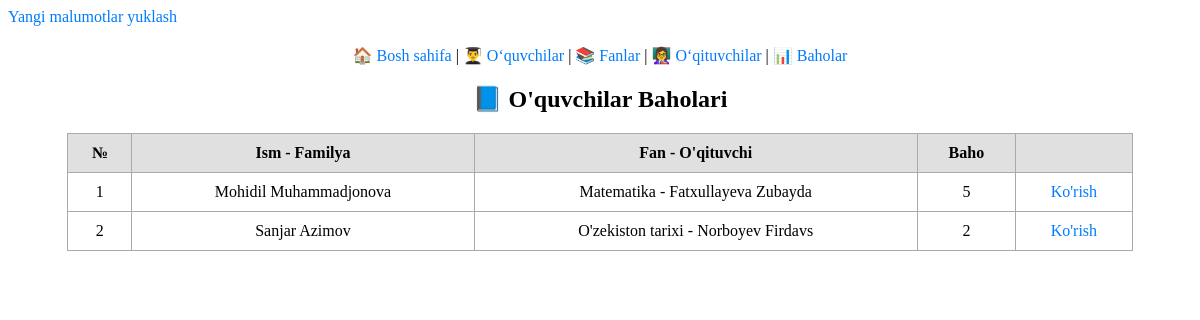
The page /grades-list/ on the database its author committed.
### student_grade/models.py (models this page shows, shortened)
class StudentGrade(models.Model):
    name=models.ForeignKey(Student, on_delete=models.SET_NULL, null=True)
    subject=models.ForeignKey(Subject, on_delete=models.SET_NULL, null=True)
    rate=models.IntegerField()
    created_at=models.DateTimeField(auto_now_add=True)
    updated_at=models.DateTimeField(auto_now=True)

class Student(models.Model):
    first_name=models.CharField(max_length=100)
    last_name=models.CharField(max_length=100)
    address=models.CharField(max_length=100)
    class_name=models.CharField(max_length=100)
    birth_date=models.DateField()
    created_at=models.DateTimeField(auto_now_add=True)
    updated_at=models.DateTimeField(auto_now=True)
    def __str__(self):
        return f"{self.first_name}  {self.last_name}"

class Subject(models.Model):
    name=models.CharField(max_length=100)
    teacher=models.ForeignKey(Teacher, on_delete=models.CASCADE, null=True)
    created_at=models.DateTimeField(auto_now_add=True)
    updated_at=models.DateTimeField(auto_now=True)
    def __str__(self):
        return f"{self.name} - {self.teacher}"

class Teacher(models.Model):
    first_name=models.CharField(max_length=100)
    last_name=models.CharField(max_length=100)
    created_at=models.DateTimeField(auto_now_add=True)
    updated_at=models.DateTimeField(auto_now=True)
    def __str__(self):
        return f"{self.first_name}  {self.last_name}"

### student_grade/views.py (the view)
# urls.py: path('grades-list/',grades_list,name="grade"),
def grades_list(request):
    grades=StudentGrade.objects.all()
    context={
        "grades" : grades
    }
    return render(request,"grades_list.html",context)

### templates/grades_list.html (shortened to what this page needs)
<!DOCTYPE html>
<html lang="en">
<head>
</head>
<body>
<a href="{% url 'grade_upload' %}">Yangi malumotlar yuklash</a>
<nav>
    <a href="{% url 'home' %}">🏠 Bosh sahifa</a> |
    <a href="{% url 'student_list' %}">👨‍🎓 O‘quvchilar</a> |
    <a href="{% url 'subjects_list' %}">📚 Fanlar</a> |
    <a href="{% url 'teacher_list' %}">👩‍🏫 O‘qituvchilar</a> |
    <a href="{% url 'grade' %}">📊 Baholar</a>
</nav>
<h2>📘 O'quvchilar Baholari</h2>
<table>
    <thead>
        <tr>
            <th>№</th>
            <th>Ism - Familya</th>
            <th>Fan - O'qituvchi</th>
            <th>Baho</th>
            <th></th>
        </tr>
    </thead>
    <tbody>
    {% for grade in grades %}
        <tr>
            <td>{{ forloop.counter}}</td>
            <td>{{ grade.name }}</td>
            <td>{{ grade.subject }}</td>
            <td>{{ grade.rate }}</td>
            <td><a href="#">Ko'rish</a></td>
        </tr>
    {% endfor %}
    </tbody>
</table>
</body>
</html>

### templates/grades_list.html (style rules this page uses)
table { width: 90%; border-collapse: collapse; margin: 20px auto; }
th, td { padding: 10px; border: 1px solid #aaa; text-align: center; }
th { background-color: #e0e0e0; }
h2 { text-align: center; }
nav { text-align: center; margin: 20px 0; }
a { text-decoration: none; color: #007bff; }

### rows shown on the page
StudentGrade: name "Mohidil Muhammadjonova", subject "Matematika - Fatxullayeva Zubayda", rate "5"
StudentGrade: name "Sanjar Azimov", subject "O'zekiston tarixi - Norboyev Firdavs", rate "2"
